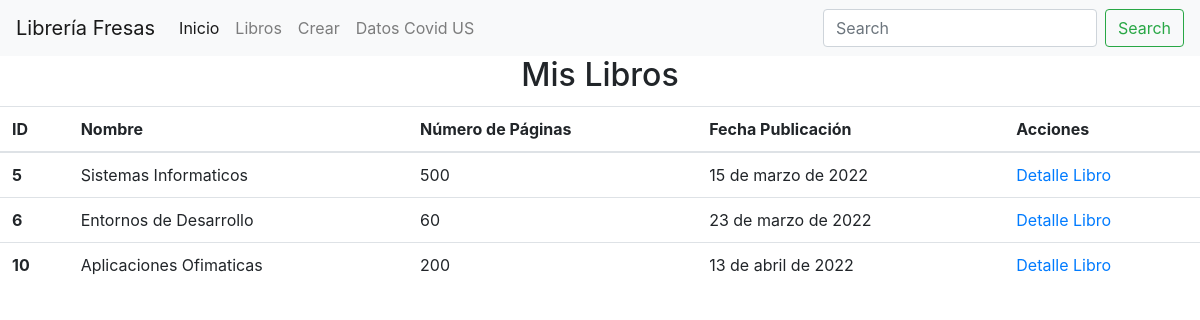
Before: /libreria/libros/ with the older database file.
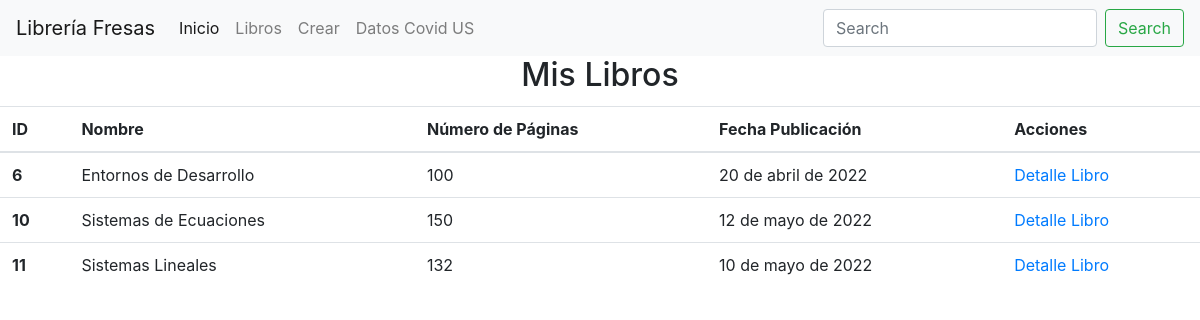
After: the same page with the newer database file.
### libreria/models.py (models this page shows, shortened)
class Libro(models.Model):
    id = models.IntegerField(primary_key=True)
    nombre= models.TextField(max_length=150)
    num_paginas = models.IntegerField()
    fecha_publicacion = models.DateField()
    editorial = models.ForeignKey(Editorial, on_delete=models.CASCADE, default=None)

### libreria/views.py (the view)
# urls.py: path('libros/', cargar_vista_libros),
def cargar_vista_libros(requests):
    lista_libros = Libro.objects.all()
    return render(requests,'libros.html', {'libros': lista_libros})

### templates/libros.html
{% include "header.html" %}
{% block content %}
    <h2 class="card-title" style="text-align: center">Mis Libros</h2>
    <table class="table">
        <thead>
        <tr>
            <th scope="col">ID</th>
            <th scope="col">Nombre</th>
            <th scope="col">Número de Páginas</th>
            <th scope="col">Fecha Publicación</th>
            <th scope="col">Acciones</th>
        </tr>
        </thead>
        <tbody>
        {% for libro in libros %}
            <tr>
                <th>{{ libro.id }}</th>
                <td>{{ libro.nombre }}</td>
                <td>{{ libro.num_paginas }}</td>
                <td>{{ libro.fecha_publicacion }}</td>
                <td><a href="/libreria/libros/{{ libro.id }}">Detalle Libro</a></td>
            </tr>
        {% endfor %}
        </tbody>
    </table>
{% endblock %}

### templates/header.html (shortened to what this page needs)
{% block content %}
<head>
	  {% load bootstrap4 %}
	  {% bootstrap_css %}
</head>
<body>
<nav class="navbar navbar-expand-lg navbar-light bg-light">
  <a class="navbar-brand" href="/libreria/inicio/">Librería Fresas</a>
  <div class="collapse navbar-collapse" id="navbarSupportedContent">
    <ul class="navbar-nav mr-auto">
      <li class="nav-item active">
        <a class="nav-link" href="/libreria/inicio">Inicio<span class="sr-only">(current)</span></a>
      </li>
      <li class="nav-item">
        <a class="nav-link" href="/libreria/libros">Libros</a>
      </li>
        <li class="nav-item">
        <a class="nav-link" href="/libreria/libros/crear">Crear</a>
      </li>
        <li class="nav-item">
        <a class="nav-link" href="/libreria/datos_covid">Datos Covid US</a>
      </li>
    </ul>
    <form class="form-inline my-2 my-lg-0">
      <input class="form-control mr-sm-2" type="search" placeholder="Search" aria-label="Search">
      <button class="btn btn-outline-success my-2 my-sm-0" type="submit">Search</button>
    </form>
  </div>
</nav>
</body>
{% endblock %}

Changed rows visible on the page:
removed Libro: id "5", nombre "Sistemas Informaticos", num_paginas "500", fecha_publicacion "15 de marzo de 2022"
changed Libro "Entornos de Desarrollo": num_paginas "60" → "100"; fecha_publicacion "23 de marzo de 2022" → "20 de abril de 2022"
changed Libro id 10: nombre "Aplicaciones Ofimaticas" → "Sistemas de Ecuaciones"; num_paginas "200" → "150"; fecha_publicacion "13 de abril de 2022" → "12 de mayo de 2022"
added Libro: id "11", nombre "Sistemas Lineales", num_paginas "132", fecha_publicacion "10 de mayo de 2022"
